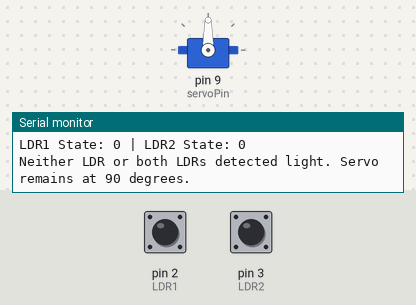
Bench run of a sketch on a simulated Arduino Uno, built with avr-gcc and run on an emulated ATmega328P. Parts: servo, the last lines printed to the serial monitor. The inputs (shaded band) are chosen by the test bench; at power-on: pin 2 (LDR1) LOW, pin 3 (LDR2) LOW.

Above: at 1.2 s.
1.3 s: pin 2 (LDR1) driven HIGH
At 2.0 s:
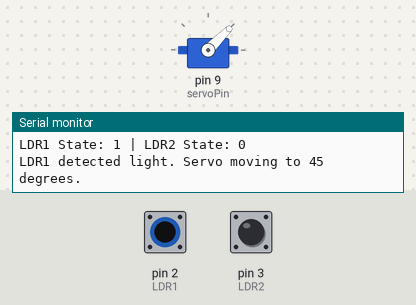
2.9 s: pin 3 (LDR2) driven HIGH
At 3.4 s:
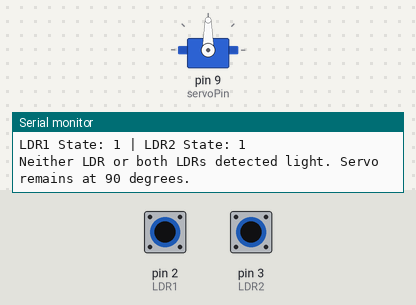
5.9 s: pin 2 (LDR1) driven LOW
At 6.7 s:
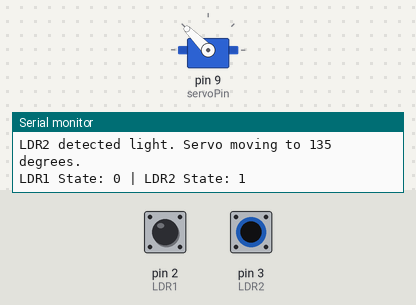
7.5 s: pin 3 (LDR2) driven LOW
At 8.5 s:
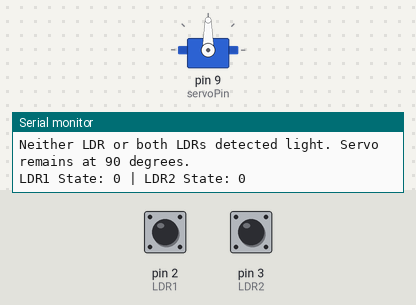
10.5 s: pin 2 (LDR1) pulsed HIGH 2 times (0.12 s each, 0.3 s apart)
At 10.65 s:
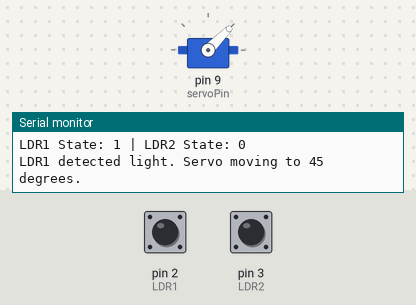
14.1 s: pin 3 (LDR2) pulsed HIGH 2 times (0.12 s each, 0.3 s apart)
At 15.6 s:
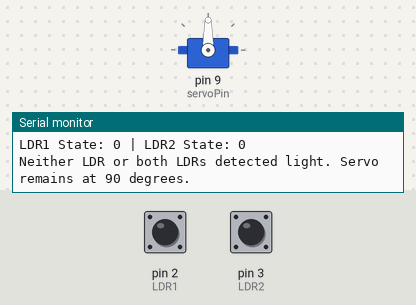
Timing chart, 0 to 17.1 s (numbered marks = the images above; inputs shaded):
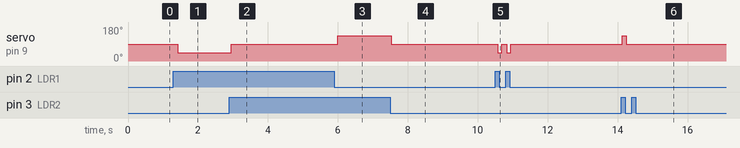

The sketch:

solar_tracker.ino
```cpp
#include <Servo.h>

Servo myServo;  // Create a Servo object
int LDR1 = 2;   // LDR 1 connected to digital pin D2
int LDR2 = 3;   // LDR 2 connected to digital pin D3
int servoPin = 9;  // Servo motor control pin D9

void setup() {
  myServo.attach(servoPin);  // Attach the servo to pin 9
  myServo.write(90);  // Set the initial position of the servo to 90 degrees

  pinMode(LDR1, INPUT);  // Set LDR 1 pin as input
  pinMode(LDR2, INPUT);  // Set LDR 2 pin as input

  Serial.begin(9600);  // Initialize Serial communication at 9600 baud rate
  Serial.println("Setup complete. Servo set to 90 degrees.");
}

void loop() {
  int ldr1State = digitalRead(LDR1);  // Read boolean state from LDR 1
  int ldr2State = digitalRead(LDR2);  // Read boolean state from LDR 2

  // Debugging output to see the states of the LDRs
  Serial.print("LDR1 State: ");
  Serial.print(ldr1State);  // Output the state of LDR1
  Serial.print(" | LDR2 State: ");
  Serial.println(ldr2State);  // Output the state of LDR2

  // Check if LDR 1 detects light (HIGH)
  if (ldr1State == HIGH && ldr2State == LOW) {

    myServo.write(45);  // Move servo to 45 degrees
    Serial.println("LDR1 detected light. Servo moving to 45 degrees.");
  }
  // Check if LDR 2 detects light (HIGH)
  else if (ldr2State == HIGH && ldr1State == LOW) {
    myServo.write(135);  // Move servo to 135 degrees
    Serial.println("LDR2 detected light. Servo moving to 135 degrees.");
  }
  // If both or neither LDRs detect light, keep the servo at 90 degrees
  else {
    myServo.write(90);  // Keep the servo at 90 degrees
    Serial.println("Neither LDR or both LDRs detected light. Servo remains at 90 degrees.");
  }

  delay(100);  // Small delay to stabilize readings
}
```

Measured:
- after the input at 1.3 s, servo on pin 9 (servoPin): 90° → 45° after 0.13 s
- after the input at 2.9 s, servo on pin 9 (servoPin): 45° → 90° after 0.05 s
- after the input at 5.9 s, servo on pin 9 (servoPin): 90° → 135° after 0.09 s
- after the input at 7.5 s, servo on pin 9 (servoPin): 135° → 90° at once
- after the input at 10.5 s, servo on pin 9 (servoPin): alternates 90° for 0.14 s and 45° for 0.12 s, 4 changes in all, then stays 90°, starting after 0.07 s
- after the input at 14.1 s, servo on pin 9 (servoPin): 90° → 135° at once, → 90° 0.12 s later
